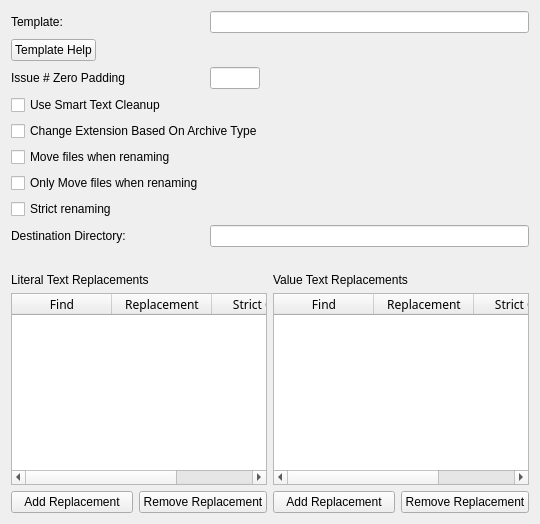
       <widget class="QWidget" name="tRename">
        <attribute name="title">
         <string>Rename</string>
        </attribute>
        <layout class="QGridLayout" name="gridLayout_5">
         <item row="3" column="2">
          <widget class="QPushButton" name="btnAddValueReplacement">
           <property name="text">
            <string>Add Replacement</string>
           </property>
          </widget>
         </item>
         <item row="3" column="1">
          <widget class="QPushButton" name="btnRemoveLiteralReplacement">
           <property name="text">
            <string>Remove Replacement</string>
           </property>
          </widget>
         </item>
         <item row="0" column="0" colspan="4">
          <layout class="QFormLayout" name="formLayout_3">
           <property name="fieldGrowthPolicy">
            <enum>QFormLayout::AllNonFixedFieldsGrow</enum>
           </property>
           <item row="1" column="0">
            <widget class="QLabel" name="lblTemplate">
             <property name="text">
              <string>Template:</string>
             </property>
             <property name="buddy">
              <cstring>leRenameTemplate</cstring>
             </property>
            </widget>
           </item>
           <item row="1" column="1">
            <widget class="QLineEdit" name="leRenameTemplate"/>
           </item>
           <item row="2" column="0">
            <widget class="QPushButton" name="btnTemplateHelp">
             <property name="text">
              <string>Template Help</string>
             </property>
            </widget>
           </item>
           <item row="2" column="1">
            <widget class="QLabel" name="lblRenameTest">
             <property name="text">
              <string/>
             </property>
             <property name="textFormat">
              <enum>Qt::PlainText</enum>
             </property>
             <property name="textInteractionFlags">
              <set>Qt::LinksAccessibleByMouse|Qt::TextSelectableByKeyboard|Qt::TextSelectableByMouse</set>
             </property>
            </widget>
           </item>
           <item row="3" column="0">
            <widget class="QLabel" name="lblPadding">
             <property name="text">
              <string>Issue # Zero Padding</string>
             </property>
             <property name="buddy">
              <cstring>leIssueNumPadding</cstring>
             </property>
            </widget>
           </item>
           <item row="3" column="1">
            <widget class="QLineEdit" name="leIssueNumPadding">
             <property name="sizePolicy">
              <sizepolicy hsizetype="Maximum" vsizetype="Fixed">
               <horstretch>0</horstretch>
               <verstretch>0</verstretch>
              </sizepolicy>
             </property>
             <property name="maximumSize">
              <size>
               <width>50</width>
               <height>16777215</height>
              </size>
             </property>
             <property name="toolTip">
              <string>&lt;html&gt;&lt;head/&gt;&lt;body&gt;&lt;p&gt;&lt;span style=&quot; font-weight:600;&quot;&gt;Issue # Zero Padding&lt;/span&gt; dictates if the issue number should be padded on left with zeros.  A value of 2, for example, means that the number will always be at least two digits.&lt;/p&gt;&lt;/body&gt;&lt;/html&gt;</string>
             </property>
            </widget>
           </item>
           <item row="4" column="0" colspan="2">
            <widget class="QCheckBox" name="cbxSmartCleanup">
             <property name="toolTip">
              <string>&lt;html&gt;&lt;head/&gt;&lt;body&gt;&lt;p&gt;&lt;span style=&quot; font-weight:600;&quot;&gt;&amp;quot;Smart Text Cleanup&amp;quot; &lt;/span&gt;will attempt to clean up the new filename if there are missing fields from the template.  For example, removing empty braces, repeated spaces and dashes, and more.  Experimental feature.&lt;/p&gt;&lt;/body&gt;&lt;/html&gt;</string>
             </property>
             <property name="text">
              <string>Use Smart Text Cleanup</string>
             </property>
            </widget>
           </item>
           <item row="5" column="0" colspan="2">
            <widget class="QCheckBox" name="cbxChangeExtension">
             <property name="text">
              <string>Change Extension Based On Archive Type</string>
             </property>
            </widget>
           </item>
           <item row="7" column="0">
            <widget class="QCheckBox" name="cbxMoveFiles">
             <property name="toolTip">
              <string>If checked moves files to specified folder</string>
             </property>
             <property name="text">
              <string>Move files when renaming</string>
             </property>
            </widget>
           </item>
           <item row="11" column="0">
            <widget class="QLabel" name="lblDirectory">
             <property name="text">
              <string>Destination Directory:</string>
             </property>
             <property name="buddy">
              <cstring>leDirectory</cstring>
             </property>
            </widget>
           </item>
           <item row="11" column="1">
            <widget class="QLineEdit" name="leDirectory"/>
           </item>
           <item row="9" column="0">
            <widget class="QCheckBox" name="cbxRenameStrict">
             <property name="toolTip">
              <string>If checked will ensure reserved characters and filenames are removed for all Operating Systems.&lt;br/&gt;By default only removes restricted characters and filenames for the current Operating System.</string>
             </property>
             <property name="text">
              <string>Strict renaming</string>
             </property>
            </widget>
           </item>
           <item row="12" column="1">
            <widget class="QLabel" name="lblDir"/>
           </item>
           <item row="8" column="0">
            <widget class="QCheckBox" name="cbxMoveOnly">
             <property name="toolTip">
              <string>If checked only moves files to specified folders but does not change the filename.&lt;br/&gt;New folders will follow rename template.</string>
             </property>
             <property name="text">
              <string>Only Move files when renaming</string>
             </property>
            </widget>
           </item>
          </layout>
         </item>
         <item row="3" column="0">
          <widget class="QPushButton" name="btnAddLiteralReplacement">
           <property name="text">
            <string>Add Replacement</string>
           </property>
          </widget>
         </item>
         <item row="3" column="3">
          <widget class="QPushButton" name="btnRemoveValueReplacement">
           <property name="text">
            <string>Remove Replacement</string>
           </property>
          </widget>
         </item>
         <item row="2" column="2" colspan="2">
          <widget class="QTableWidget" name="twValueReplacements">
           <property name="font">
            <font>
             <family>Monaco</family>
            </font>
           </property>
           <property name="selectionMode">
            <enum>QAbstractItemView::SingleSelection</enum>
           </property>
           <attribute name="horizontalHeaderStretchLastSection">
            <bool>true</bool>
           </attribute>
           <column>
            <property name="text">
             <string>Find</string>
            </property>
           </column>
           <column>
            <property name="text">
             <string>Replacement</string>
            </property>
           </column>
           <column>
            <property name="text">
             <string>Strict Only</string>
            </property>
           </column>
          </widget>
         </item>
         <item row="2" column="0" colspan="2">
          <widget class="QTableWidget" name="twLiteralReplacements">
           <property name="font">
            <font>
             <family>Monaco</family>
            </font>
           </property>
           <property name="contextMenuPolicy">
            <enum>Qt::ActionsContextMenu</enum>
           </property>
           <property name="selectionMode">
            <enum>QAbstractItemView::SingleSelection</enum>
           </property>
           <property name="columnCount">
            <number>3</number>
           </property>
           <attribute name="horizontalHeaderStretchLastSection">
            <bool>true</bool>
           </attribute>
           <column>
            <property name="text">
             <string>Find</string>
            </property>
           </column>
           <column>
            <property name="text">
             <string>Replacement</string>
            </property>
           </column>
           <column>
            <property name="text">
             <string>Strict Only</string>
            </property>
           </column>
          </widget>
         </item>
         <item row="1" column="2" colspan="2">
          <widget class="QLabel" name="lblValueReplacements">
           <property name="text">
            <string>Value Text Replacements</string>
           </property>
           <property name="buddy">
            <cstring>twValueReplacements</cstring>
           </property>
          </widget>
         </item>
         <item row="1" column="0" colspan="2">
          <widget class="QLabel" name="lblLiteralReplacements">
           <property name="text">
            <string>Literal Text Replacements</string>
           </property>
           <property name="buddy">
            <cstring>twLiteralReplacements</cstring>
           </property>
          </widget>
         </item>
        </layout>
       </widget>
